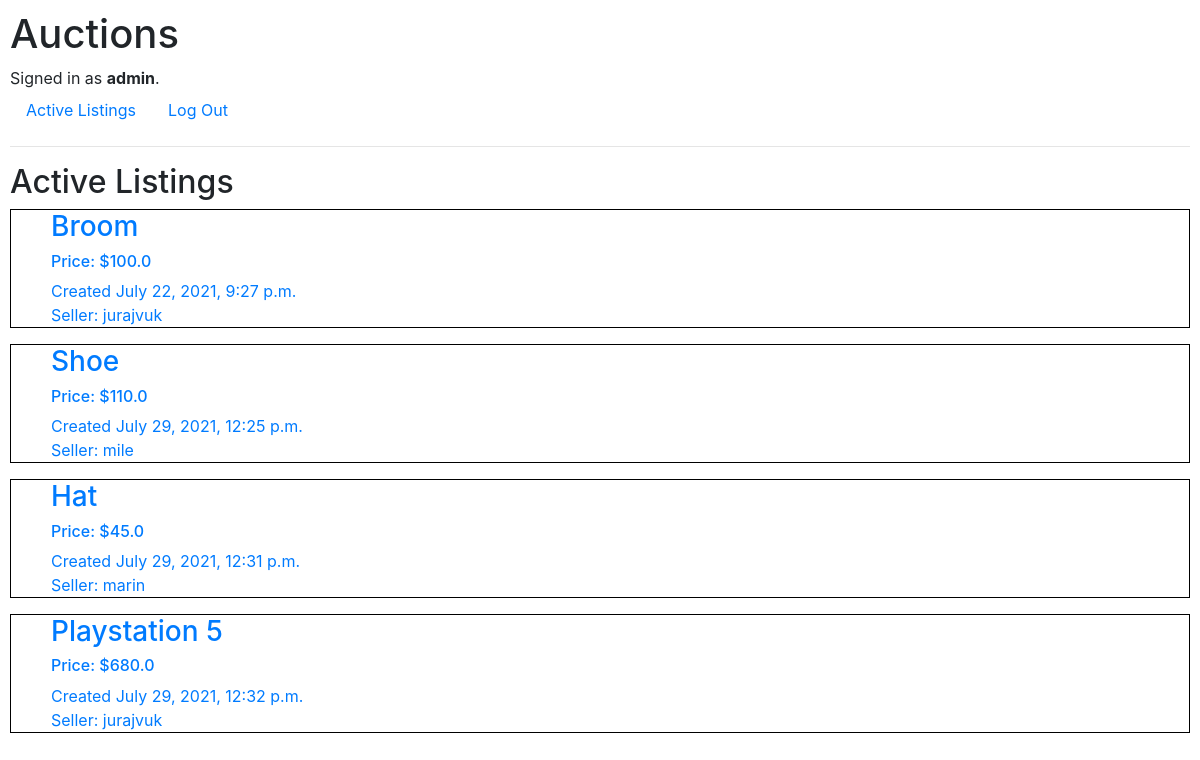
The page / (signed in) on the database its author committed.
### auctions/models.py (models this page shows, shortened)
class User(AbstractUser):
    pass

class Listing(models.Model):
    title = models.CharField(max_length=50)
    image = models.CharField(max_length=255, null=True)
    description = models.CharField(max_length=255)
    starting_bid = models.FloatField(null=True)
    category = models.ManyToManyField(Category, blank=True, related_name="category")
    user = models.ForeignKey(User, null=True, blank=True, on_delete=models.SET_NULL)
    created = models.DateTimeField(default=timezone.now)

### auctions/views.py (the view)
# urls.py: path("", views.index, name="index"),
def index(request):
    items = Listing.objects.all()
    return render(request, "auctions/index.html", {
        "items": items,
    })

### auctions/templates/auctions/index.html (shortened to what this page needs)
{% extends "auctions/layout.html" %}
{% block body %}
    <h2>Active Listings</h2>
    {% for item in items %}
    <a href="#">
        <ul class="listing-list">
            <div class="list-description">
                <li><h3>{{item.title}}</h3></li>
                <li><h6>Price: ${{item.starting_bid}}</h6></li>
                <li>Created {{item.created}}</li>
                <li>Seller: {{item.user}}</li>
            </div>
        </ul>
    </a>
    {% endfor %}
{% endblock %}

### auctions/templates/auctions/layout.html (shortened to what this page needs)
{% load static %}
<!DOCTYPE html>
<html lang="en">
    <head>
        <link rel="stylesheet" href="https://stackpath.bootstrapcdn.com/bootstrap/4.4.1/css/bootstrap.min.css">
        <link href="{% static 'auctions/styles.css' %}" rel="stylesheet">
    </head>
    <body>
        <h1>Auctions</h1>
        <div>
            {% if user.is_authenticated %}
                Signed in as <strong>{{ user.username }}</strong>.
            {% else %}
                Not signed in.
            {% endif %}
        </div>
        <ul class="nav">
            <li class="nav-item">
                <a class="nav-link" href="{% url 'index' %}">Active Listings</a>
            </li>
            {% if user.is_authenticated %}
                <li class="nav-item">
                    <a class="nav-link" href="{% url 'logout' %}">Log Out</a>
                </li>
            {% endif %}
        </ul>
        <hr>
        {% block body %}
        {% endblock %}
    </body>
</html>

### auctions/static/auctions/styles.css (style rules this page uses)
body { padding: 10px; }
ul { list-style-type: none; }
.listing-list { display: flex; border: 1px solid black; }

### rows shown on the page
User: username "admin"
Listing: title "Broom", starting_bid "100.0", created "July 22, 2021, 9:27 p.m.", user "jurajvuk"
Listing: title "Shoe", starting_bid "110.0", created "July 29, 2021, 12:25 p.m.", user "mile"
Listing: title "Hat", starting_bid "45.0", created "July 29, 2021, 12:31 p.m.", user "marin"
Listing: title "Playstation 5", starting_bid "680.0", created "July 29, 2021, 12:32 p.m.", user "jurajvuk"
